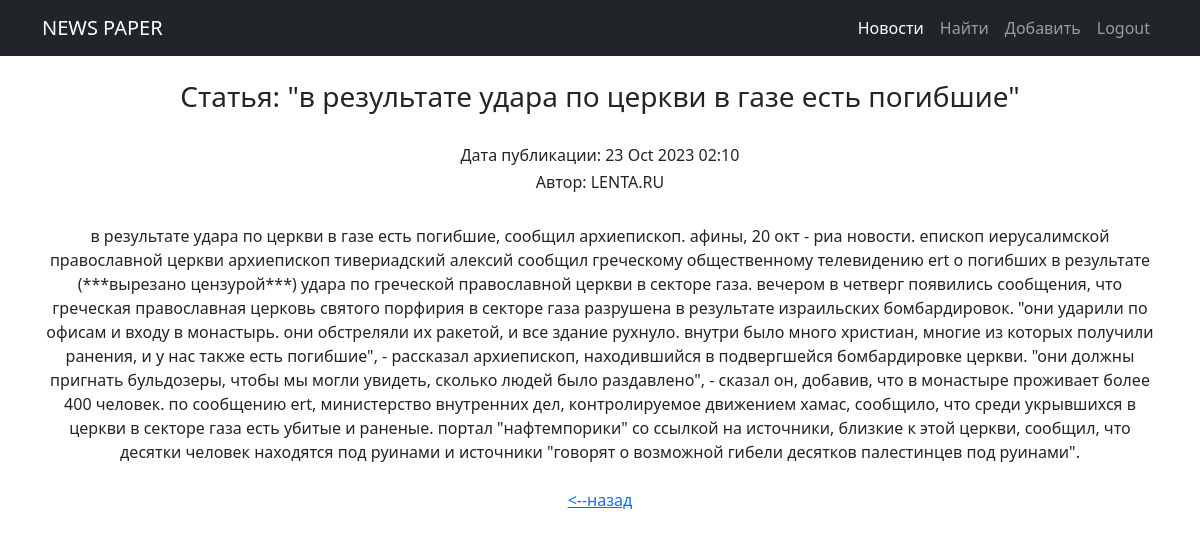
/news/7/ (signed in), run on the app's committed database.
### news/models.py (models this page shows, shortened)
class Post(models.Model):
    author = models.ForeignKey(Author, on_delete=models.CASCADE)
    NEWS = 'NW'
    ARTICLE = 'AR'
    CATEGORY_CHOICES = (
        (NEWS, 'Новость'),
        (ARTICLE, 'Статья')
    )
    categoryType = models.CharField(max_length=2, choices=CATEGORY_CHOICES, default=ARTICLE)
    dateCreation = models.DateTimeField(auto_now_add=True)
    postCategory = models.ManyToManyField(Category, through='PostCategory')
    title = models.CharField(max_length=128)
    text = models.TextField()
    rating = models.SmallIntegerField(default=0)

class Author(models.Model):
    authorUser = models.OneToOneField(User, on_delete=models.CASCADE)
    ratingAuthor = models.SmallIntegerField(default=0)
    def __str__(self):
        return f'{self.authorUser}'

### news/views.py (the view)
# urls.py: path('<int:pk>/', cache_page(10*5) (PostDetailView.as_view()), name='post_detail'), # Ссылка на детали статьи   # добавим кэширование на детали
class PostDetailView(LoginRequiredMixin, DetailView):
    template_name = 'news/post_detail.html'
    queryset = Post.objects.all()

### news/templatetags/custom_filters.py (called while the page is built)
@register.filter(name='censor') # регистрируем наш фильтр под именем censor,
def censor(censor_text): # первый аргумент здесь — это то значение, к которому надо применить фильтр,
    for word in censor_words:
        censor_text = censor_text.lower().replace(word.lower(), '(***ВЫРЕЗАНО ЦЕНЗУРОЙ***)')  # переводим в строчные буквы, заменяем на *censor*
    return censor_text # возвращаемое функцией значение — это то значение, которое подставится к нам в шаблон

### news/templates/news/post_detail.html (shortened to what this page needs)
{% extends 'flatpages/default.html' %}
{% load custom_filters %}
{% block content %}
    <br>
    <h3>Статья: "{{ post.title|censor }}"</h3><br>
    <h6>Дата публикации: {{ post.dateCreation|date:'d M Y h:m' }}</h6>
    <h6>Автор: {{ post.author }}</h6>
    <br>
    {{ post.text|censor }}
    <br>
    <br>
    <a href="/news/"> <--назад </a>
{% endblock content %}

### data on the page
Post: title|censor "в результате удара по церкви в газе есть погибшие", dateCreation "23 Oct 2023 02:10", author "LENTA.RU", text|censor "в результате удара по церкви в газе есть погибшие, сообщил архиепископ. афины, 20 окт - риа новости. епископ иерусалимской православной церкви архиепископ тивериадский алексий сообщил греческому общественному телевидению ert о погибших в результате (***вырезано цензурой***) удара по греческой православной церкви в секторе газа. вечером в четверг появились сообщения, что греческая православная церковь святого порфирия в секторе газа разрушена в результате израильских бомбардировок. \"они ударили по офисам и входу в монастырь. они обстреляли их ракетой, и все здание рухнуло. внутри было много христиан, многие из которых получили ранения, и у нас также есть погибшие\", - рассказал архиепископ,…"
